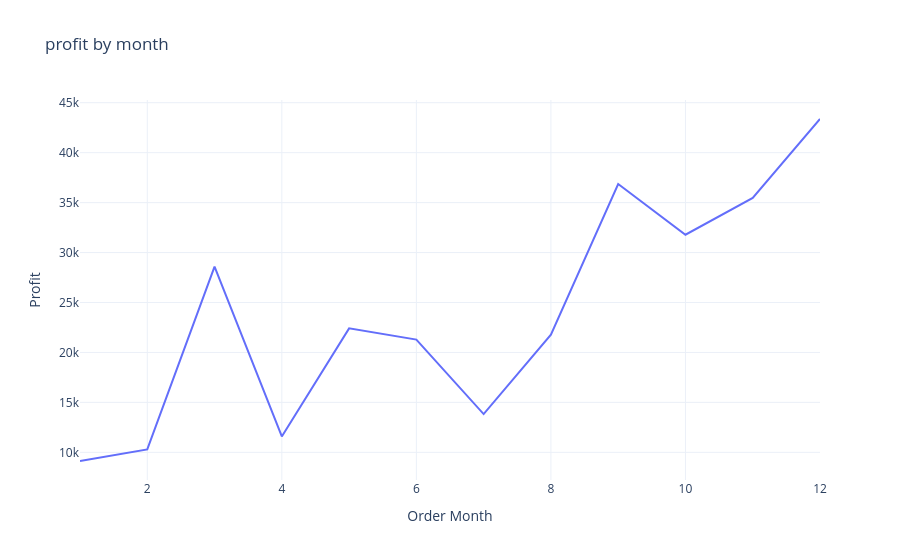

The notebook cell this image was saved under:
### Code cell
fig=px.line(profit_by_month,
            y='Profit',
            x='Order Month',
            title='profit by month')

fig.show()

### Figure 1 — Plotly figure (JSON) as saved in the notebook; plotly's stock layout.template omitted (floating-point values rounded to 4 significant figures)
{"data": [{"hovertemplate": "Order Month=%{x}<br>Profit=%{y}<extra></extra>", "legendgroup": "", "line": {"color": "#636efa", "dash": "solid"}, "marker": {"symbol": "circle"}, "mode": "lines", "name": "", "orientation": "v", "showlegend": false, "type": "scatter", "x": [1, 2, 3, 4, 5, 6, 7, 8, 9, 10, 11, 12], "xaxis": "x", "y": [9134.0, 10290.0, 28590.0, 11590.0, 22410.0, 21290.0, 13830.0, 21780.0, 36860.0, 31780.0, 35470.0, 43370.0], "yaxis": "y"}], "layout": {"legend": {"tracegroupgap": 0}, "title": {"text": "profit by month"}, "xaxis": {"anchor": "y", "domain": [0, 1], "title": {"text": "Order Month"}}, "yaxis": {"anchor": "x", "domain": [0, 1], "title": {"text": "Profit"}}}}
